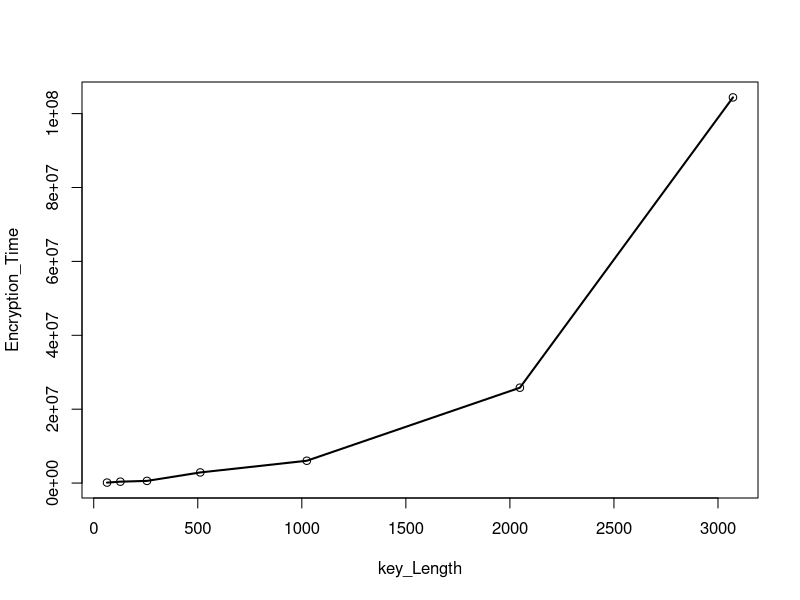

The R script that drew this image:
key_Length<- c(64,128,256,512,1024,2048,3072)
Encryption_Time<-c(130434,380612,592302,2879825,6046179,25815367,104387907)
plot(key_Length, Encryption_Time) 
lines(key_Length, Encryption_Time,lwd=2) 
